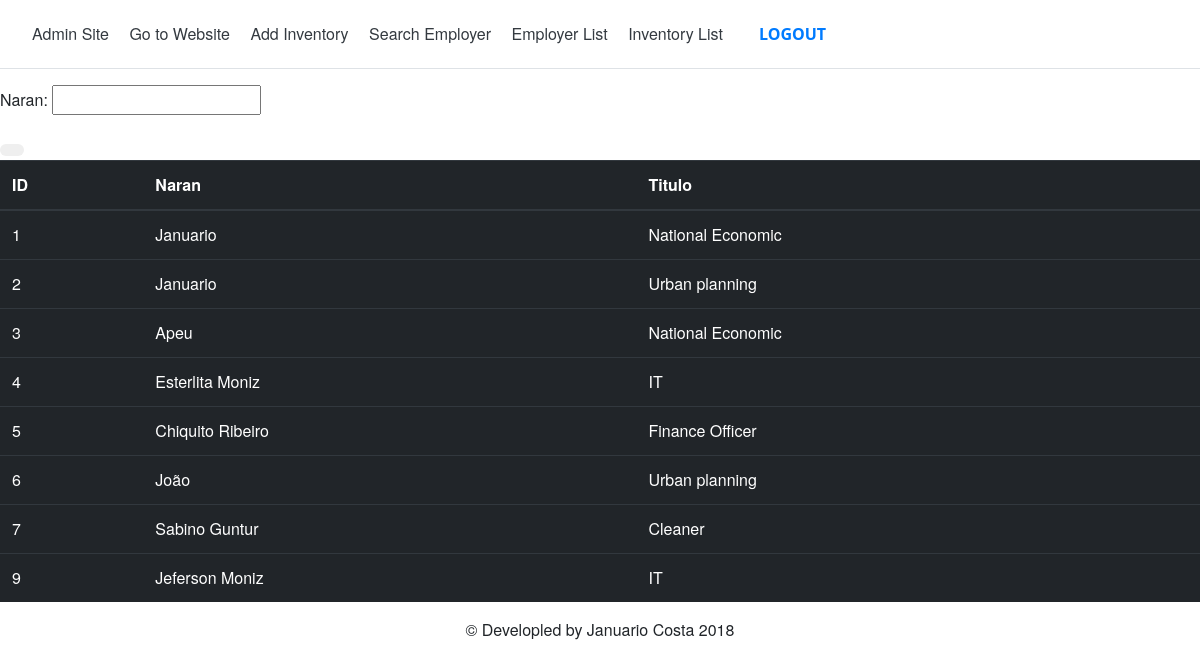
The app's page /inventory/staff/ (signed in) with its own data.
### inventory/models.py (models this page shows, shortened)
class Employer(models.Model):
	naran=models.CharField(max_length=40)
	titulo=models.ForeignKey(Titulo,on_delete=models.CASCADE)
	address=models.CharField(max_length=43)
	phone_regex = RegexValidator(regex=r'^\+?1?\d{9,15}$', message="Numeru tenke iha formatu tuir mai: '+999999999'. Up to 15 digits allowed.")
	phone_number = models.CharField(validators=[phone_regex], max_length=17, blank=True) # validators should be a list

class Titulo(models.Model):
	titulo=models.CharField(max_length=40)
	def __str__(self):
		return self.titulo
		pass

### inventory/views.py (the view)
# urls.py: path('staff/',views.employersearch,name='employersearch'),
@login_required(login_url="login")
def employersearch(request):
	employer_search=Employer.objects.all()
	employer_filter=EmployerFilter(request.GET, queryset=employer_search)
	return render(request, 'employer_search.html', {'employer_filter':employer_filter})
	pass

### inventory/templates/employer_search.html (shortened to what this page needs)
{% extends "base/base.html"%}
{% block body %}
<body>
	<form method="get" class="">
		{{ employer_filter.form.as_p }}
		<button type="submit" class="btn btn-default"></button>
	</form>
	<table class="table table-dark" >
	<thead>
		<tr>
			<th>ID</th>
			<th>Naran</th>
			<th>Titulo</th>
		</tr>
	</thead>
	<tbody>
		{%for employer in employer_filter.qs%}
		<tr>
			<td>{{employer.id}}</td>
			<td>{{employer.naran}}</td>
			<td>{{employer.titulo}}</td>
		</tr>
		 {% endfor %}
	</tbody>
	</table>
</body>
{% endblock %}

### records on screen
Employer: id "1", naran "Januario", titulo "National Economic"
Employer: id "2", naran "Januario", titulo "Urban planning"
Employer: id "3", naran "Apeu", titulo "National Economic"
Employer: id "4", naran "Esterlita Moniz", titulo "IT"
Employer: id "5", naran "Chiquito Ribeiro", titulo "Finance Officer"
Employer: id "6", naran "João", titulo "Urban planning"
Employer: id "7", naran "Sabino Guntur", titulo "Cleaner"
Employer: id "9", naran "Jeferson Moniz", titulo "IT"
